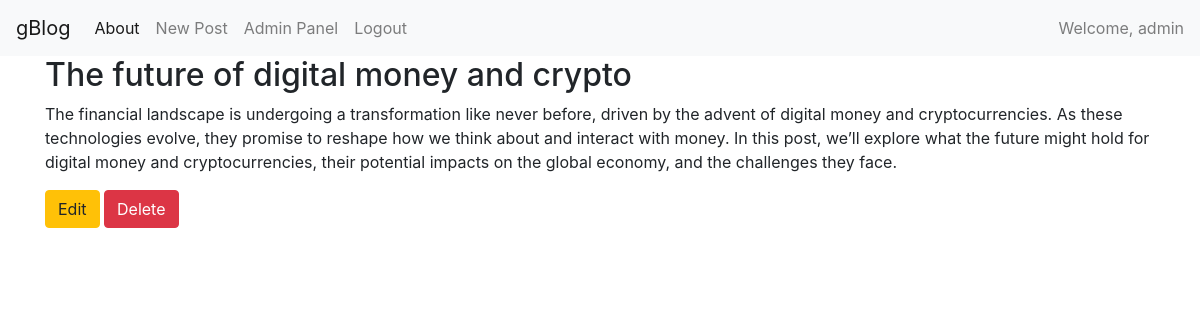
Screenshot of /post/8 (signed in) with the database file from the repository.
### tables this page shows
CREATE TABLE posts (
    id INTEGER PRIMARY KEY AUTOINCREMENT,
    title TEXT NOT NULL,
    content TEXT(10000) NOT NULL,
    user_id INTEGER,
    FOREIGN KEY (user_id) REFERENCES users (id)
);

### app.py (the view)
@app.route('/post/<int:post_id>')
@login_required
def post(post_id):
    conn = get_connection()
    post = conn.execute('SELECT posts.*, users.username AS author FROM posts JOIN users ON posts.user_id = users.id WHERE posts.id = ?',(post_id,)).fetchone()
    conn.close()
    if post is None:
        abort(404)
    return render_template('post.html', post=post)

### app.py (called while the page is built)
def get_connection():
    conn = sqlite3.connect("database.db")
    conn.row_factory = sqlite3.Row
    return conn

def login_required(view):
    @functools.wraps(view)
    def wrapped_view(**kwargs):
        if not session.get("user_id"):
            return redirect(url_for('login'))
        return view(**kwargs)
    return wrapped_view

### templates/post.html (shortened to what this page needs)
{% extends 'base.html' %}
{% block content %}
    <h2>{{ post['title'] }}</h2>
    <p>{{ post['content'] }}</p>
    {% if session.get('user_id') == post['user_id'] or session.get('username') == 'admin' %}
        <a href="{{ url_for('edit', id=post['id']) }}" class="btn btn-warning">Edit</a>
        <form action="{{ url_for('delete', id=post['id']) }}" method="post" style="display:inline;">
            <button type="submit" class="btn btn-danger">Delete</button>
        </form>
    {% endif %}
{% endblock %}

### rows the page displays
posts: title "The future of digital money and crypto", content "The financial landscape is undergoing a transformation like never before, driven by the advent of digital money and cryptocurrencies. As these technologies evolve, they promise to reshape how we think about and interact with money. In this post, we’ll explore what the future might hold for digital money and cryptocurrencies, their potential impacts on the global economy, and the challenges they face."

### other values shown
{{ session.get('username') }} "admin"
